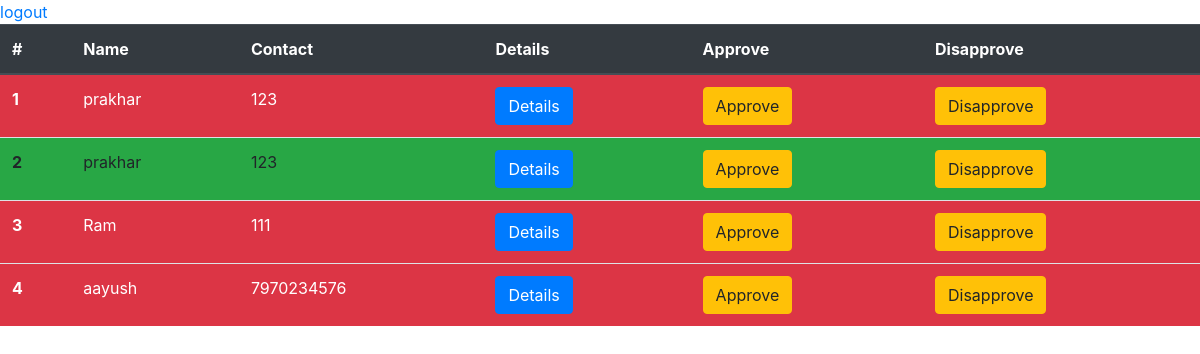
Page /uadmin/ on the committed database.
### user/models.py (models this page shows)
class Request(models.Model):
    user = models.ForeignKey(User,on_delete=models.CASCADE)
    item = models.ForeignKey(Item,on_delete=models.CASCADE)
    address = models.CharField(max_length=2000,default='')
    status = models.IntegerField(default=0)
    disapprove = models.CharField(max_length=100,blank=True)
    date = models.DateField()
    time = models.TimeField()
    timestamp = models.DateTimeField(auto_now=True)
    def __str__(self):
        return self.user.first_name

### user/views.py (the view)
# urls.py: path('uadmin/',views.uadmin, name ='uadmin'),
def uadmin(request):
    urequests = Request.objects.all()
    print(urequests)
    context = { 'urequests': urequests }
    return render(request,'user/admin.html',context)

### user/templates/user/admin.html (shortened to what this page needs)
<!doctype html>
<html lang="en">
  <head>
    <link rel="stylesheet" href="https://stackpath.bootstrapcdn.com/bootstrap/4.3.1/css/bootstrap.min.css">
  </head>
  <body>
    <a href="/logout/">logout</a>
    <table class="table table-striped">
        <thead class="thead-dark">
          <tr>
            <th scope="col">#</th>
            <th scope="col">Name</th>
            <th scope="col">Contact</th>
            <th scope="col">Details</th>
            <th scope="col">Approve</th>
            <th scope="col">Disapprove</th>
          </tr>
        </thead>
        <tbody>
          {% for urequest in urequests %}
          {% if urequest.status == -1 %}
          <tr class="bg-danger" style="color: rgb(255, 255, 255)" >
            <th scope="row">{{forloop.counter}}</th>
            <td>{{urequest.user.first_name}}</td>
            <td>{{urequest.user.username}}</td>
            <td><button type="button" class="btn btn-primary" data-toggle="modal" data-target="#example{{forloop.counter}}">Details</button></td>
            <td><button type="button" onclick="window.location.href='{% url 'approve' urequest.id %}'"  class="btn btn-warning" >Approve</button></td>
            <td><button type="button" data-toggle="modal" data-target="#dis{{forloop.counter}}"   class="btn btn-warning" >Disapprove</button></td>
          </tr>
          {% elif urequest.status == 1 %}
          <tr class="bg-success">
            <th scope="row">{{forloop.counter}}</th>
            <td>{{urequest.user.first_name}}</td>
            <td>{{urequest.user.username}}</td>
            <td><button type="button" class="btn btn-primary" data-toggle="modal" data-target="#example{{forloop.counter}}">Details</button></td>
            <td><button type="button" onclick="window.location.href='{% url 'approve' urequest.id %}'"  class="btn btn-warning" >Approve</button></td>
            <td><button type="button" data-toggle="modal" data-target="#dis{{forloop.counter}}"   class="btn btn-warning" >Disapprove</button></td>
            </tr>
          {% endif %}
          {% endfor %}
        </tbody>
      </table>
  </body>
</html>

### rows in the picture
Request: user.first_name "prakhar", user.username "123"
Request: user.first_name "prakhar", user.username "123"
Request: user.first_name "Ram", user.username "111"
Request: user.first_name "aayush", user.username "7970234576"
